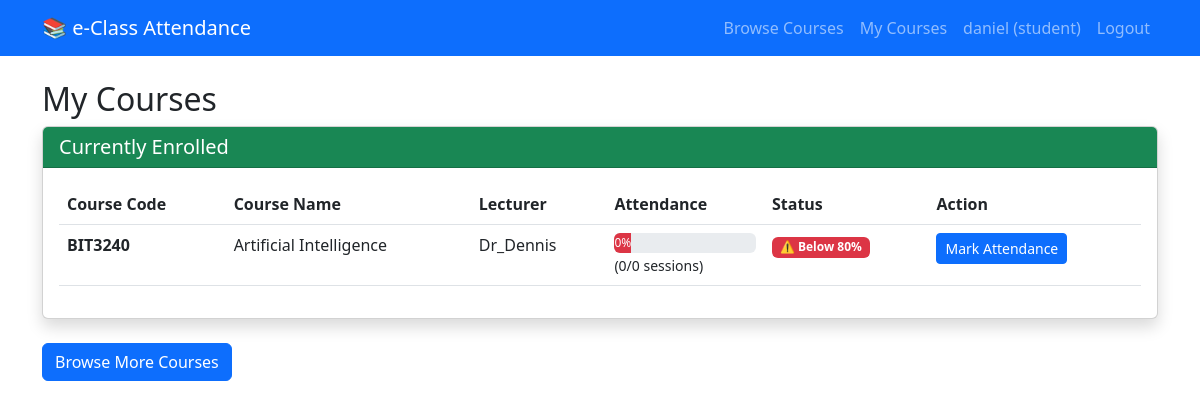
Page /courses/my/ (signed in) on the committed database.
### attendance/models.py (models this page shows, shortened)
class User(AbstractUser):
    ROLE_CHOICES = (
        ('student', 'Student'),
        ('lecturer', 'Lecturer'),
        ('admin', 'Faculty Admin'),
    )
    role = models.CharField(max_length=20, choices=ROLE_CHOICES, default='student')
    phone = models.CharField(max_length=15, blank=True)
    email = models.EmailField(blank=True, null=True)

class Course(models.Model):
    code = models.CharField(max_length=20, unique=True)
    name = models.CharField(max_length=100)
    lecturer = models.ForeignKey(User, on_delete=models.SET_NULL, null=True, limit_choices_to={'role': 'lecturer'})
    students = models.ManyToManyField(User, related_name='courses', limit_choices_to={'role': 'student'})
    enrollment_open = models.BooleanField(default=True)
    auto_approve = models.BooleanField(default=False)
    description = models.TextField(blank=True)
    capacity = models.PositiveIntegerField(default=0)
    prerequisites = models.ManyToManyField('self', symmetrical=False, blank=True)

### attendance/views.py (the view)
# urls.py: path('courses/my/', views.my_courses, name='my_courses'),
@login_required
def my_courses(request):
    if request.user.role != 'student':
        messages.error(request, 'Access denied')
        return redirect('dashboard')
    enrolled_courses = request.user.courses.all()
    pending_requests = EnrollmentRequest.objects.filter(student=request.user, status='pending')
    rejected_requests = EnrollmentRequest.objects.filter(student=request.user, status='rejected')
    course_attendance = []
    for course in enrolled_courses:
        total_sessions = AttendanceSession.objects.filter(course=course).count()
        attended_sessions = AttendanceRecord.objects.filter(student=request.user, session__course=course).count()
        percentage = (attended_sessions / total_sessions * 100) if total_sessions > 0 else 0
        course_attendance.append({
            'course': course,
            'total_sessions': total_sessions,
            'attended_sessions': attended_sessions,
            'percentage': round(percentage, 2),
            'compliant': percentage >= 80,
        })
    context = {
        'enrolled_courses': course_attendance,
        'pending_requests': pending_requests,
        'rejected_requests': rejected_requests,
    }
    return render(request, 'attendance/my_courses.html', context)

### attendance/templates/attendance/my_courses.html (shortened to what this page needs)
{% extends 'base.html' %}
{% block content %}
<h2>My Courses</h2>
<div class="card shadow mb-4">
    <div class="card-header bg-success text-white">
        <h5 class="mb-0"> Currently Enrolled</h5>
    </div>
    <div class="card-body">
        {% if enrolled_courses %}
        <div class="table-responsive">
            <table class="table table-hover">
                <thead>
                    <tr>
                        <th>Course Code</th>
                        <th>Course Name</th>
                        <th>Lecturer</th>
                        <th>Attendance</th>
                        <th>Status</th>
                        <th>Action</th>
                    </tr>
                </thead>
                <tbody>
                    {% for item in enrolled_courses %}
                    <tr>
                        <td><strong>{{ item.course.code }}</strong></td>
                        <td>{{ item.course.name }}</td>
                        <td>{{ item.course.lecturer.username }}</td>
                        <td>
                            <div class="progress" style="height: 20px;">
                                <div class="progress-bar {% if item.percentage >= 80 %}bg-success{% else %}bg-danger{% endif %}"
                                     role="progressbar"
                                    ##style="width: {{ item.percentage }}%">
                                    {{ item.percentage }}%
                                </div>
                            </div>
                            <small>({{ item.attended_sessions }}/{{ item.total_sessions }} sessions)</small>
                        </td>
                        <td>
                            {% if item.compliant %}
                            <span class="badge bg-success">✅ Compliant (80%+)</span>
                            {% else %}
                            <span class="badge bg-danger">⚠️ Below 80%</span>
                            {% endif %}
                        </td>
                        <td>
                            <a href="{% url 'mark_attendance' %}" class="btn btn-sm btn-primary">
                                 Mark Attendance
                            </a>
                        </td>
                    </tr>
                    {% endfor %}
                </tbody>
            </table>
        </div>
        {% else %}
        <div class="alert alert-info">
            You are not enrolled in any courses yet.
            <a href="{% url 'browse_courses' %}">Browse available courses</a> to enroll.
        </div>
        {% endif %}
    </div>
</div>
<div class="mt-3">
    <a href="{% url 'browse_courses' %}" class="btn btn-primary">
         Browse More Courses
    </a>
</div>
{% endblock %}

### templates/base.html (shortened to what this page needs)
<!DOCTYPE html>
<html>
<head>
    <link href="https://cdn.jsdelivr.net/npm/bootstrap@5.3.0/dist/css/bootstrap.min.css" rel="stylesheet">
    {% load static %}
    <link rel="stylesheet" href="{% static 'css/admin.css' %}">
</head>
<body>
<nav class="navbar navbar-expand-lg navbar-dark bg-primary">
    <div class="container">
        <a class="navbar-brand" href="{% url 'dashboard' %}">📚 e-Class Attendance</a>
        <div class="collapse navbar-collapse" id="navbarNav">
            <ul class="navbar-nav ms-auto">
                {% if user.is_authenticated %}
                    {% if user.role == 'student' %}
                    <li class="nav-item">
                        <a class="nav-link" href="{% url 'browse_courses' %}">
                             Browse Courses
                        </a>
                    </li>
                    <li class="nav-item">
                        <a class="nav-link" href="{% url 'my_courses' %}">
                             My Courses
                        </a>
                    </li>
                    {% elif user.role == 'lecturer' %}
                    <li class="nav-item">
                        <a class="nav-link" href="{% url 'manage_enrollments' %}">
                            <i class="fas fa-users"></i> Enrollment Requests
                        </a>
                    </li>
                    {% elif user.role == 'admin' %}
                    <li class="nav-item">
                        <a class="nav-link" href="{% url 'all_enrollments' %}">
                            <i class="fas fa-chart-line"></i> All Enrollments
                        </a>
                    </li>
                    {% endif %}
                    <li class="nav-item">
                        {% with role_label=user.role %}
                            <span class="nav-link">{{ user.username }} ({{ role_label }})</span>
                        {% endwith %}
                    </li>
                    <li class="nav-item">
                        <a class="nav-link" href="{% url 'logout' %}">
                             Logout
                        </a>
                    </li>
                {% endif %}
            </ul>
        </div>
    </div>
</nav>
<div class="container mt-4">
    {% block content %}{% endblock %}
</div>
</body>
</html>

### rows in the picture
User: username "daniel", role "student"
Course: course.code "BIT3240", course.name "Artificial Intelligence", course.lecturer.username "Dr_Dennis", percentage "0", attended_sessions "0", total_sessions "0"
